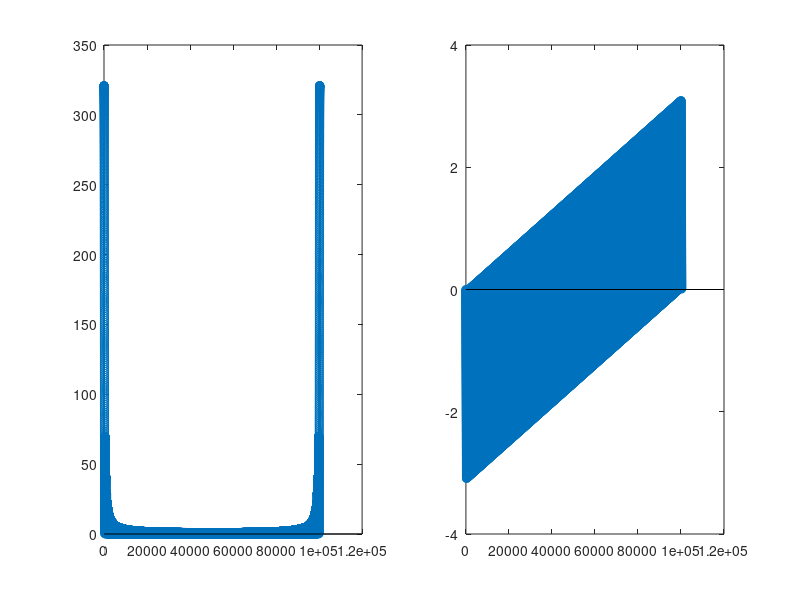

This chart was generated by the following MATLAB code:
clc;
clear;
t=0:1/80000:4e-3;
x1=0.8.^t;
x1=[x1,repelem(0,1e5)];
XK=fft(x1,length(x1));
magXK=abs(XK);
phaXK=angle(XK);
k=0:1:length(magXK)-1;
subplot(1,2,1);
stem(k,magXK);
subplot(1,2,2);
stem(k,phaXK);